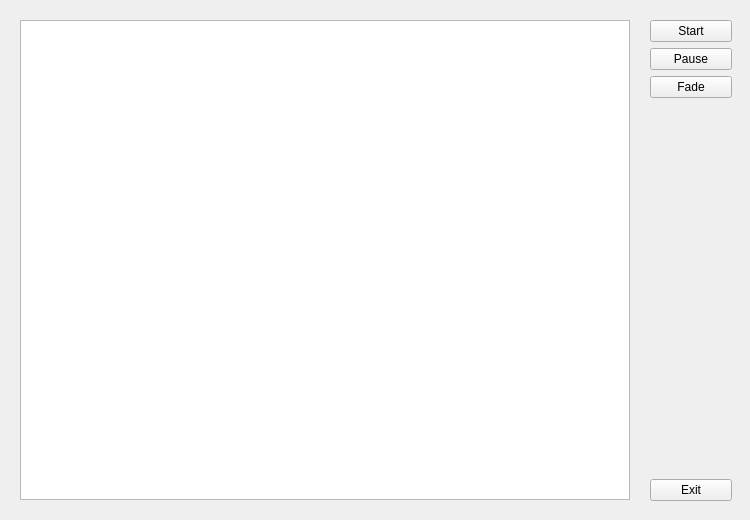
<?xml version="1.0" encoding="UTF-8"?>
<ui version="4.0">
 <class>MainWindow</class>
 <widget class="QMainWindow" name="MainWindow">
  <property name="geometry">
   <rect>
    <x>0</x>
    <y>0</y>
    <width>750</width>
    <height>520</height>
   </rect>
  </property>
  <property name="minimumSize">
   <size>
    <width>750</width>
    <height>520</height>
   </size>
  </property>
  <property name="maximumSize">
   <size>
    <width>750</width>
    <height>520</height>
   </size>
  </property>
  <property name="windowTitle">
   <string>MainWindow</string>
  </property>
  <widget class="QWidget" name="centralwidget">
   <widget class="QGraphicsView" name="graphicsView">
    <property name="geometry">
     <rect>
      <x>20</x>
      <y>20</y>
      <width>610</width>
      <height>480</height>
     </rect>
    </property>
   </widget>
   <widget class="QWidget" name="layoutWidget">
    <property name="geometry">
     <rect>
      <x>650</x>
      <y>20</y>
      <width>82</width>
      <height>481</height>
     </rect>
    </property>
    <layout class="QVBoxLayout" name="verticalLayout">
     <item>
      <widget class="QPushButton" name="pushButton">
       <property name="focusPolicy">
        <enum>Qt::NoFocus</enum>
       </property>
       <property name="text">
        <string>Start</string>
       </property>
      </widget>
     </item>
     <item>
      <widget class="QPushButton" name="pushButton_3">
       <property name="focusPolicy">
        <enum>Qt::NoFocus</enum>
       </property>
       <property name="text">
        <string>Pause</string>
       </property>
      </widget>
     </item>
     <item>
      <widget class="QPushButton" name="pushButton_4">
       <property name="text">
        <string>Fade</string>
       </property>
      </widget>
     </item>
     <item>
      <spacer name="verticalSpacer">
       <property name="orientation">
        <enum>Qt::Vertical</enum>
       </property>
       <property name="sizeHint" stdset="0">
        <size>
         <width>20</width>
         <height>40</height>
        </size>
       </property>
      </spacer>
     </item>
     <item>
      <widget class="QPushButton" name="pushButton_2">
       <property name="focusPolicy">
        <enum>Qt::NoFocus</enum>
       </property>
       <property name="text">
        <string>Exit</string>
       </property>
      </widget>
     </item>
    </layout>
   </widget>
  </widget>
 </widget>
 <resources/>
 <connections/>
</ui>
